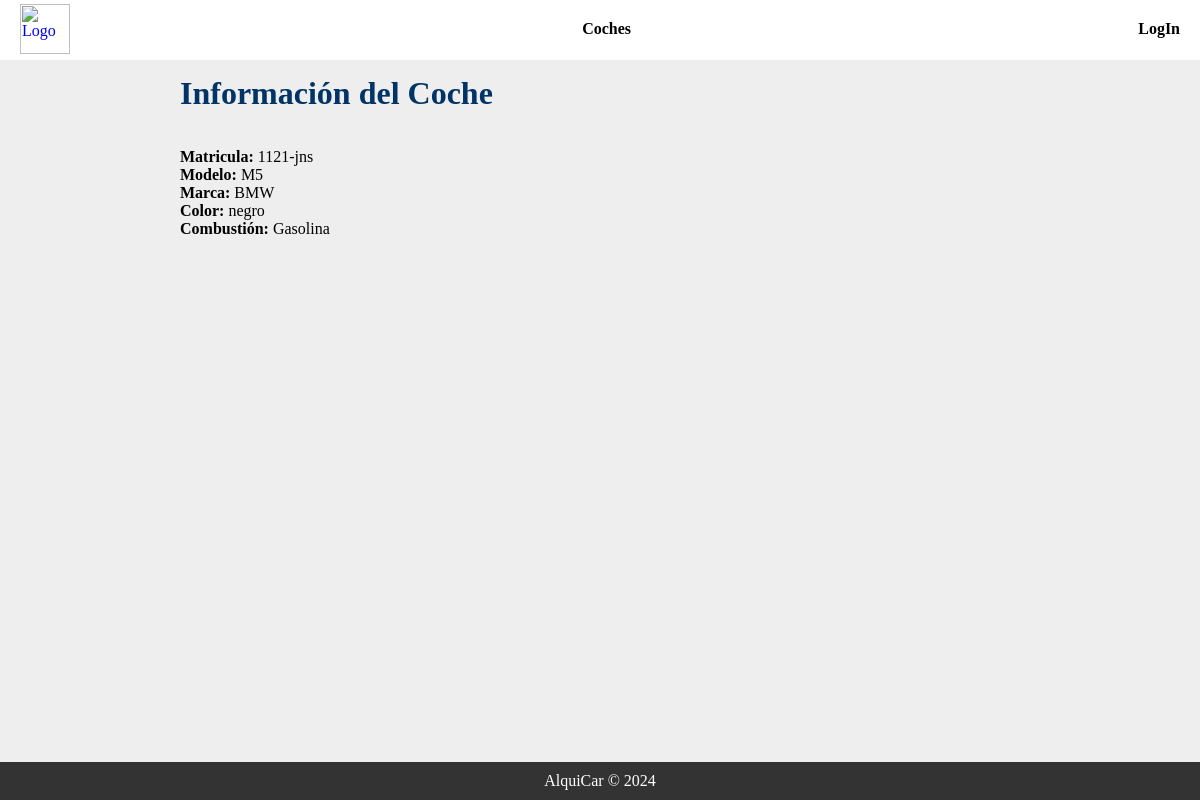
The page /app/show_item.php?id=2 on the database its author committed.
### tables this page shows
CREATE TABLE `coches` (
  `id` int(11) NOT NULL,
  `matricula` varchar(10) DEFAULT NULL,
  `tipo_combustion` varchar(20) DEFAULT NULL,
  `modelo` varchar(50) DEFAULT NULL,
  `color` varchar(20) DEFAULT NULL,
  `marca` varchar(50) DEFAULT NULL
);

### app/show_item.php (the view, shortened to what this page needs)
<?php
require_once 'plantillas/header.php';
$id = $_GET['id'];
$sql = "SELECT * FROM coches WHERE id='$id' LIMIT 1";
$item = $conn->query($sql);
if ($item && $item->num_rows > 0) {
    $item = $item->fetch_assoc();
} else {
    echo "No se encontró el coche con ID: $id";
}
?>
<div class="body-margen">
    <h1>Información del Coche</h1>
    <br><br>
    <p><b>Matricula:</b> <?php echo $item['matricula'];?> </p>
    <p><b>Modelo:</b> <?php echo $item['modelo'];?> </p>
    <p><b>Marca:</b> <?php echo $item['marca'];?> </p>
    <p><b>Color:</b> <?php echo $item['color'];?> </p>
    <p><b>Combustión:</b> <?php echo $item['tipo_combustion'];?> </p>
</div>
<?php
require_once 'plantillas/footer.php';
?>

### app/css/header.css (style rules this page uses)
* { margin: 0; padding: 0; box-sizing: border-box; }

### app/css/body.css (style rules this page uses)
body { background-color: #eee; }
.body-margen { margin-top: 15px; margin-left: 15%; margin-right: 15%; }
h1 { color: #003366; }

### rows shown on the page
coches: matricula "1121-jns", modelo "M5", marca "BMW", color "negro", tipo_combustion "Gasolina"
